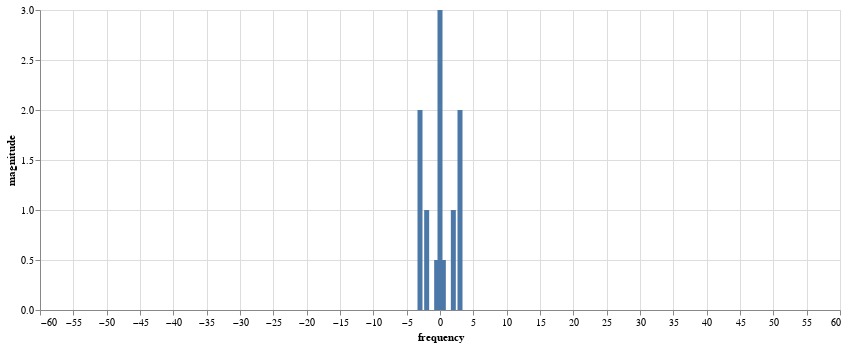

The notebook cell this image was saved under:
### Markdown cell above
위의 데이터는 각각 $3, \cos \pi,~2\cos 4 \pi,~4\cos 6\pi$를 합친 것이다. FFT를 통해 이러한 주파수 성분을 추출할 수 있는지 확인해보자.

### Code cell
import pandas as pd
import numpy as np
import altair as alt


N = 200
coef = np.fft.fft(s4, n=N) / N
freq = np.fft.fftfreq(N, 1 / f_s)
mag = np.abs(coef)

d = pd.DataFrame(dict(frequency=freq, magnitude=mag))
alt.Chart(d).encode(
    x='frequency', y='magnitude'
).mark_bar().properties(
    width=800
).interactive()

### Figure 1 — Vega-Lite specification as saved in the notebook (floating-point values rounded to 4 significant figures; data arrays with more than 128 entries replaced by an {"elided": "..."} marker saying what was removed)
{"config": {"view": {"continuousWidth": 400, "continuousHeight": 300}}, "data": {"name": "data-4639cd8f80a13aab0f269652a6653a5d"}, "mark": "bar", "encoding": {"x": {"field": "frequency", "type": "quantitative"}, "y": {"field": "magnitude", "type": "quantitative"}}, "selection": {"selector001": {"type": "interval", "bind": "scales", "encodings": ["x", "y"]}}, "width": 800, "$schema": "https://vega.github.io/schema/vega-lite/v4.17.0.json", "datasets": {"data-4639cd8f80a13aab0f269652a6653a5d": {"elided": "200 records"}}}
